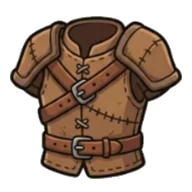
#> input picture art/eq_armor.webp, 192 x 192 px; its folder holds 4 pictures in this run
$ python gripsolve.py
#> lines starting #> are read from the running program, lines starting #| are printed output that depends on the picture; after the words box and inside, x2 and y2 are one past the last pixel; in counts of white or black regions, pixels touching at a corner belong together
# -*- coding: utf-8 -*-
"""무기 그림에서 '손잡이 자리'를 자동으로 뽑는다.  (원리 ②)

   왜 필요한가 :
     지금까지 무기 48종의 쥐는 좌표를 손으로 하나씩 박아 넣었다(W_GRIP 48줄).
     규칙이 아니라 48개의 예외였고, 그래서 하나 고치면 하나가 틀어졌다.
     상용 에셋팩(Mana Seed)이 "모든 시트가 완전히 같은 배치라서 겹치면 딱 맞는다"
     고 못 박는 그 규격을, 우리는 그림에서 직접 계산해서 만든다.

   방법 (전부 그림에서 잰다 — 짐작 없음) :
     1) 실루엣의 주축(가장 긴 방향)을 주성분분석으로 구한다        → 자루 방향
     2) 주축에 투영해 양 끝을 찾고, 양 끝의 '단면 두께'를 잰다
        얇은 쪽이 손잡이다 (날·머리·추는 언제나 두껍다)
     3) 쥐는 점 = 손잡이 끝에서 전체 길이의 일정 비율만큼 들어간 자리
        레퍼런스 실측 : 검 0.263 · 지팡이 0.409
        길이비가 낮은(뭉툭한) 물건은 손잡이가 없으므로 무게중심을 쥔다
"""
from PIL import Image
import numpy as np, json, glob, os, math

def solve(path):
#> called with path = 'art/eq_armor.webp'
    a=np.array(Image.open(path).convert('RGBA'))
#> a is the input picture: shape (192, 192, 4); mean R, G, B, A 62.4, 44.8, 33.2, 133.6
    H,W=a.shape[:2]
#> H = 192; W = 192
    m=a[:,:,3]>60
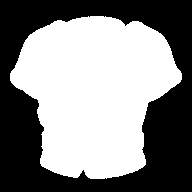
#> m: shape (192, 192) bool; 52.7% white; 1 black region, box (x1, y1, x2, y2) and area: (0, 0, 192, 192) 17434
    ys,xs=np.where(m)
#> ys = 19430 values from 16 to 178; xs = 19430 values, max 181 at index 7648, min 10 at index 7477, mean 94.15
    if len(xs)<20: return None
    P=np.stack([xs.astype(float), ys.astype(float)],1)
#> P = 19430 pairs, first value 10 to 181, second value 16 to 178
    c=P.mean(0)
#> c = [94.15, 91.48]
    Q=P-c
#> Q = 19430 pairs, first value -84.15 to 86.85, second value -75.48 to 86.52
    cov=(Q.T@Q)/len(Q)
#> cov = [[1459.7, -53.98], [-53.98, 1841.6]]
    ev,evec=np.linalg.eigh(cov)
#> ev = [1452.2, 1849.1]; evec = [[-0.991, -0.137], [-0.137, 0.991]]
    ax=evec[:,np.argmax(ev)]                    # 주축 (단위벡터)
#> ax = [-0.137, 0.991]
    perp=np.array([-ax[1], ax[0]])
#> perp = [-0.991, -0.137]
    t=Q@ax; u=Q@perp
#> after `t = Q @ ax`: t = 19430 values, max 87.61 at index 19385, min -76.25 at index 15, mean 0
#> after `u = Q @ perp`: u = 19430 values, max 85.89 at index 7477, min -84.31 at index 8680, mean -5.06e-15
    t0,t1=t.min(),t.max(); L=t1-t0
#> after `t0, t1 = (t.min(), t.max())`: t0 = -76.25; t1 = 87.61
#> after `L = t1 - t0`: L = 163.9
    wid=(u.max()-u.min())
#> wid = 170.2
    slim = L/max(1.0,wid)                        # 길쭉한 정도
#> slim = 0.963

    # ── 주축을 따라 '두께 단면도'를 낸다 (20칸) ────────────────
    NB=20
    prof=np.zeros(NB)
    for b in range(NB):
        lo=t0+L*b/NB; hi=t0+L*(b+1)/NB
        sel=(t>=lo)&(t<=hi)
        prof[b]= 0.0 if sel.sum()<4 else float(np.percentile(u[sel],95)-np.percentile(u[sel],5))
#> this loop made 20 passes
#> (lo, hi) on passes 1 to 12: (-76.25, -68.06), (-68.06, -59.87), (-59.87, -51.67), (-51.67, -43.48), (-43.48, -35.29), (-35.29, -27.09), (-27.09, -18.9), (-18.9, -10.71), (-10.71, -2.51), (-2.51, 5.68), (5.68, 13.87), (13.87, 22.07)
#> after the loop, prof = 20 values, max 147.2 at index 6, min 62.1 at index 19, mean 108.2
    mx=prof.max() if prof.max()>0 else 1.0
#> mx = 147.2

    # ── 어느 쪽 끝이 손잡이인가 ────────────────────────────────────
    #   ★ '얇은 쪽이 손잡이'는 틀렸다. 칼끝도 얇다(실제로 칼날을 손잡이로 잡았다).
    #   진짜 차이는 '끝이 뾰족하게 좁아지는가'다.
    #     · 날 끝  : 끝으로 갈수록 급히 좁아진다      → 맨끝/안쪽 비율이 작다
    #     · 손잡이 : 굵기가 거의 일정하고 자루끝에 뭉치(폼멜)가 있다 → 비율이 1 이상
    def flatness(p):
        near=float(np.mean(p[1:4])) if len(p)>=4 else float(p[0])
#> near = 115.1
        return (float(p[0])/near) if near>1e-6 else 0.0
    fA=flatness(prof)          # t 작은 쪽
#> fA = 0.574
    fB=flatness(prof[::-1])    # t 큰 쪽
#> fB = 0.695
    thA=float(prof[:3].mean()); thB=float(prof[-3:].mean())
#> after `thA = float(prof[:3].mean())`: thA = 94.11
#> after `thB = float(prof[-3:].mean())`: thB = 78.78
    hasGrip = max(thA,thB) > 1e-6
#> hasGrip = True
    if abs(fA-fB) > 0.12:
        buttIsA = fA > fB                    # 덜 뾰족한 쪽이 손잡이
#> buttIsA = False
    else:
        buttIsA = thA <= thB                 # 비슷하면 얇은 쪽
    if buttIsA: butt,tip,order = t0,t1,+1
    else:       butt,tip,order = t1,t0,-1
#> butt = 87.61; tip = -76.25; order = -1
    d = 1.0 if tip>butt else -1.0
#> d = -1
    # 손잡이가 아예 없는 뭉툭한 물건 판정 : 양 끝 두께가 비슷하고 전체가 짧다
    if (min(thA,thB)/max(thA,thB,1e-6)) > 0.72 and slim < 2.4:
        hasGrip=False

    if not hasGrip:
        gt = 0.0; frac=None                       # 뭉툭한 물건 — 무게중심을 쥔다
    else:
        # 손잡이(얇은 구간)가 전체의 몇 %인지 재서 계열을 가른다
        pr = prof if order>0 else prof[::-1]
        thin=0
        for v in pr:
            if v <= mx*0.62: thin+=1
            else: break
        shaft = thin/float(NB)
        frac = 0.409 if shaft > 0.50 else 0.263   # 장병기·지팡이 / 검 계열 (레퍼런스 실측값)
        gt = butt + d*L*frac

    g = c + ax*gt
#> g = [94.15, 91.48]
    ang = math.atan2(ax[1]*d, ax[0]*d)           # 손잡이에서 끝을 향하는 방향
#> ang = -1.43
    return dict(gx=round(float(g[0])/W,4), gy=round(float(g[1])/H,4),
                ang=round(float(ang),4),
                len=round(float(L)/W,4), wid=round(float(wid)/W,4),
                slim=round(float(slim),3),
                frac=(None if frac is None else frac))

if __name__=='__main__':
    out={}
    for p in sorted(glob.glob('art/eq_*.webp')):
        k=os.path.basename(p)[:-5]
        r=solve(p)
#> r = 7 items
        if r: out[k]=r
#> pass 2 of the loop `for p in sorted(glob.glob('art/eq_*.webp')):`:
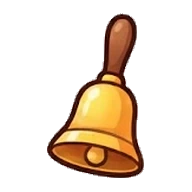
#> input picture art/eq_bell.webp, 192 x 192 px
#> in solve, a is the input picture: shape (192, 192, 4); mean R, G, B, A 45.1, 30.7, 16.8, 60.2
#> in solve (call 2), `m=a[:,:,3]>60`:
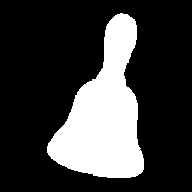
#> m: shape (192, 192) bool; 23.9% white; 1 white region, box (x1, y1, x2, y2) and area: (47, 13, 144, 178) 8800
#> ys = 8800 values from 13 to 177; xs = 8800 values, max 143 at index 7486, min 47 at index 6270, mean 103.9
#> P = 8800 pairs, first value 47 to 143, second value 13 to 177
#> c = [103.9, 114.4]
#> Q = 8800 pairs, first value -56.88 to 39.12, second value -101.4 to 62.62
#> cov = [[479.7, -284.1], [-284.1, 1800.6]]
#> ev = [421.2, 1859.1]; evec = [[-0.979, -0.202], [-0.202, 0.979]]
#> ax = [-0.202, 0.979]
#> perp = [-0.979, -0.202]
#> t = 8800 values, max 61.57 at index 8693, min -103 at index 13, mean 2.48e-15
#> u = 8800 values, max 49.34 at index 6270, min -49.33 at index 8399, mean 6.41e-15
#> t0 = -103; t1 = 61.57
#> L = 164.5
#> wid = 98.67
#> slim = 1.67
#> the loop in solve (call 2), `for b in range(NB):` made 20 passes
#> (lo, hi) on passes 1 to 8: (-103, -94.75), (-94.75, -86.52), (-86.52, -78.29), (-78.29, -70.07), (-70.07, -61.84), (-61.84, -53.61), (-53.61, -45.38), (-45.38, -37.16)
#> after the loop in solve (call 2), `for b in range(NB):`: prof = 20 values, max 88.17 at index 17, min 19.83 at index 0, mean 48.78
#> mx = 88.17
#> fA = 0.714
#> fB = 0.774
#> thA = 24.9
#> thB = 79.87
#> in solve (call 2), `buttIsA = thA <= thB`: buttIsA = True
#> in solve (call 2), `if buttIsA: butt,tip,order = t0,t1,+1`: butt = -103; tip = 61.57; order = 1
#> pr has the same summary as prof
#> the loop in solve (call 2), `for v in pr:` made 11 passes
#> v on passes 1 to 8: 19.83, 26.1, 28.77, 28.43, 25.37, 22.63, 20.28, 23.03
#> after the loop in solve (call 2), `for v in pr:`: thin = 10
#> shaft = 0.5
#> frac = 0.263
#> gt = -59.7
#> g = [115.9, 55.9]
#> ang = 1.77
#> `r=solve(p)`: r = {'gx': 0.604, 'gy': 0.291, 'ang': 1.77, 'len': 0.857, 'wid': 0.514, 'slim': 1.67, 'frac': 0.263}
#> pass 3 of the loop `for p in sorted(glob.glob('art/eq_*.webp')):`:
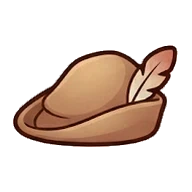
#> input picture art/eq_cap.webp, 192 x 192 px
#> in solve, a is the input picture: shape (192, 192, 4); mean R, G, B, A 55.9, 40.1, 30.9, 80.4
#> in solve (call 3), `m=a[:,:,3]>60`:
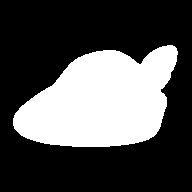
#> m: shape (192, 192) bool; 31.6% white; 1 white region, box (x1, y1, x2, y2) and area: (13, 45, 178, 147) 11664
#> ys = 11664 values from 45 to 146; xs = 11664 values, max 177 at index 164, min 13 at index 7972, mean 100.6
#> P = 11664 pairs, first value 13 to 177, second value 45 to 146
#> c = [100.6, 100.8]
#> Q = 11664 pairs, first value -87.56 to 76.44, second value -55.84 to 45.16
#> cov = [[1595.8, -359.4], [-359.4, 676.5]]
#> ev = [552.6, 1719.6]; evec = [[-0.326, -0.945], [-0.945, 0.326]]
#> ax = [-0.945, 0.326]
#> perp = [-0.326, -0.945]
#> t = 11664 values, max 90.69 at index 9455, min -88.53 at index 55, mean -1.25e-15
#> u = 11664 values, max 49.36 at index 287, min -51.53 at index 11075, mean -1.25e-15
#> t0 = -88.53; t1 = 90.69
#> L = 179.2
#> wid = 100.9
#> slim = 1.78
#> the loop in solve (call 3), `for b in range(NB):` made 20 passes
#> (lo, hi) on passes 1 to 8: (-88.53, -79.57), (-79.57, -70.61), (-70.61, -61.65), (-61.65, -52.69), (-52.69, -43.73), (-43.73, -34.77), (-34.77, -25.81), (-25.81, -16.85)
#> after the loop in solve (call 3), `for b in range(NB):`: prof = 20 values, max 88.52 at index 8, min 17.98 at index 0, mean 58.97
#> mx = 88.52
#> fA = 0.469
#> fB = 0.537
#> thA = 26.83
#> thB = 31.5
#> in solve (call 3), `if buttIsA: butt,tip,order = t0,t1,+1`: butt = -88.53; tip = 90.69
#> g = [100.6, 100.8]
#> ang = 2.81
#> `r=solve(p)`: r = 7 items
#> the loop made 4 passes; the first 3 are shown
    json.dump(out, open('art/wep_grip.json','w'), indent=1)
    print('무기 %d종 손잡이 자동 검출'%len(out))
#| 무기 4종 손잡이 자동 검출
    for k in list(out)[:10]:
        r=out[k]
        print('  %-14s 쥐는점(%.3f,%.3f) 각도 %+.2f rad  길이/폭 %.2f  비율 %s'%(
            k,r['gx'],r['gy'],r['ang'],r['slim'],r['frac']))
#> this loop made 4 passes
#> k on passes 1 to 4: 'eq_armor', 'eq_bell', 'eq_cap', 'eq_halberd'
#|   eq_armor       쥐는점(0.490,0.476) 각도 -1.43 rad  길이/폭 0.96  비율 None
#|   eq_bell        쥐는점(0.604,0.291) 각도 +1.77 rad  길이/폭 1.67  비율 0.263
#|   eq_cap         쥐는점(0.524,0.525) 각도 +2.81 rad  길이/폭 1.78  비율 None
#|   eq_halberd     쥐는점(0.438,0.584) 각도 -0.80 rad  길이/폭 2.71  비율 0.409
